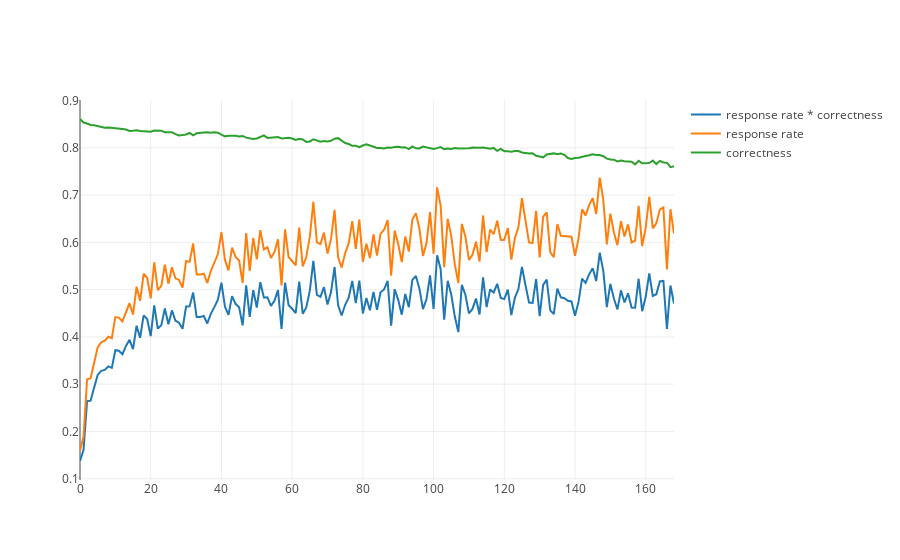

Notebook cell for this chart:
### Code cell
# noexport

plot_response_rate_correctness_per_hour()

### Figure 1 — Plotly figure (JSON) as saved in the notebook; plotly's stock layout.template omitted (floating-point values rounded to 4 significant figures; data arrays with more than 128 entries replaced by an {"elided": "..."} marker saying what was removed)
{"data": [{"name": "response rate * correctness", "type": "scatter", "uid": "8ad99387-ffb4-4867-b5c0-30769a2f1d0a", "x": {"elided": "169 int values"}, "y": {"elided": "169 float values"}}, {"name": "response rate", "type": "scatter", "uid": "b7f65bde-15d8-4b35-ad22-eb900e63c8a7", "x": {"elided": "169 int values"}, "y": {"elided": "169 float values"}}, {"name": "correctness", "type": "scatter", "uid": "0c4af4fa-5251-4244-afec-d942d2113bf9", "x": {"elided": "169 int values"}, "y": {"elided": "169 float values"}}], "layout": {}}
